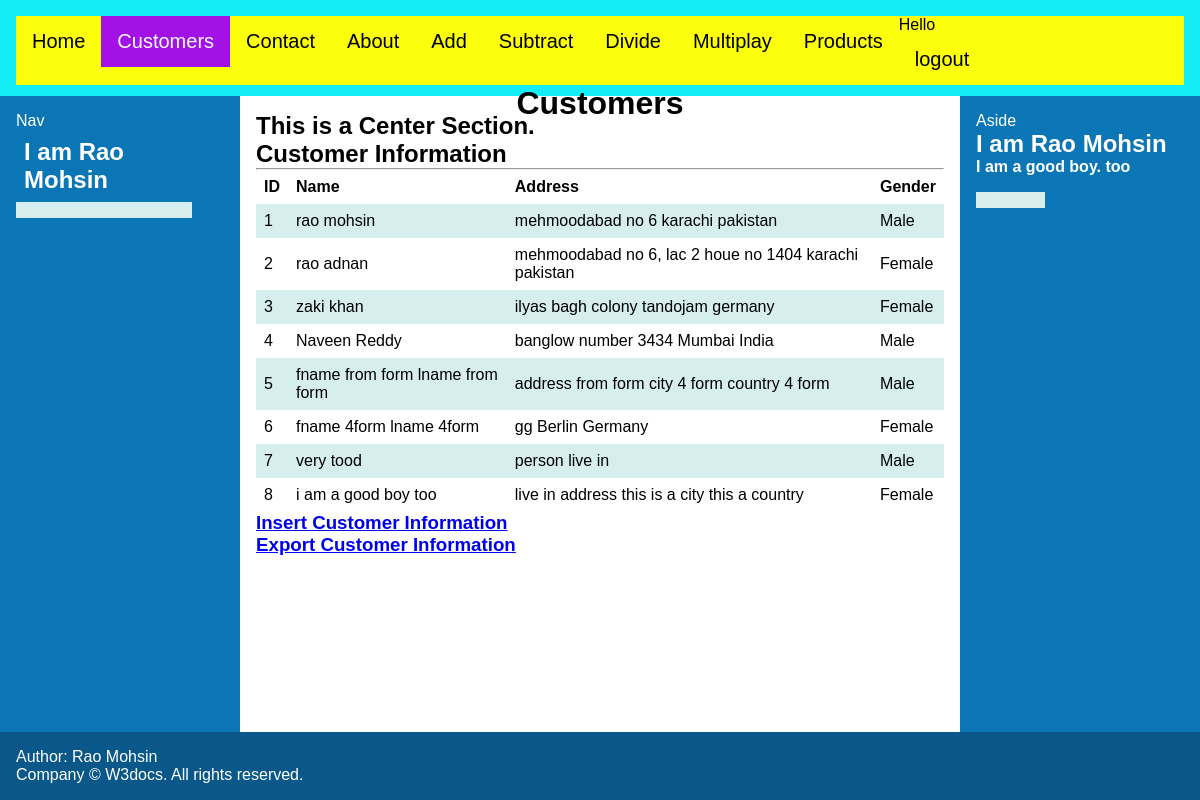
Page /t1 (signed in) on the committed database.
### tempapp1/models.py (models this page shows)
class Customers(models.Model):
	fname =models.CharField(max_length=100)
	lname =models.CharField(max_length=100)
	address = models.TextField()
	city =models.CharField(max_length=100)
	country =models.CharField(max_length=100)
	age = models.IntegerField(default=0)
	gender = models.BooleanField(default=False) #0 = Female, 1=Male

### tempapp1/views.py (the view)
# urls.py: path('t1', views.t1,name='t1'),
def t1(request):
	dests = Customers.objects.all()
	return render(request,'news.html',{"title":"Customers", "dests":dests})

### templates/news.html (shortened to what this page needs)
{% extends 'base.html' %}
{% block content %}
    <article>
        <h1>This is a Center Section.</h1>
        <h1>Customer Information</h1>
        <hr>
        <table>
            <tr>
                <th>ID</th>
                <th>Name</th>
                <th>Address</th>
                <th>Gender</th>
            </tr>
            {% for mydest in dests %}
            <tr>
                <td>{{ mydest.id }}</td>
                <td>{{ mydest.fname }} {{ mydest.lname }}</td>
                <td>{{ mydest.address }} {{ mydest.city }} {{ mydest.country }}</td>
                {% if mydest.gender %}
                <td>Male</td>
                {% else %}
                <td>Female</td>
                {% endif %}
            </tr>
            {% endfor %}
        </table>
        <a href="ci"><h3>Insert Customer Information</h3></a>
        <a href="export2csv"><h3>Export Customer Information</h3></a>
    </article>
    <nav>Nav
        <table>
            <tr>
                <td><h1>I am Rao Mohsin</h1></td>
                <td><p></p></td>
                <td><h3></h3></td>
            </tr>
            <tr>
                <td></td>
            </tr>
        </table>
    </nav>
    <aside>Aside
        <h1>I am Rao Mohsin</h1>
        <h4>I am a good boy. too</h4>
        <table>
            <tr>
                <td><h1></h1></td>
                <td><p></p></td>
                <td><h3></h3></td>
            </tr>
            <tr>
                <td></td>
            </tr>
        </table>
    </aside>
{% endblock %}

### templates/base.html (style rules this page uses)
* { box-sizing: border-box; margin: 0; padding: 0; }
body { display: flex; min-height: 100vh; flex-direction: column; margin: 0; font-family: Arial, Helvetica, sans-serif; }
#main > article { flex: 1; }
#main > nav, #main > aside { flex: 0 0 20vw; background: rgb(11, 118, 181); color: white; font-size: 16px; }
#main > nav { order: -1; }
header, footer, article, nav, aside { padding: 1em; }
table { border-collapse: collapse; width: 100%; }
th, td { text-align: left; padding: 8px; }
tr:nth-child(even) { background-color: #D6EEEE; }

### rows in the picture
Customers: id "1", fname "rao", lname "mohsin", address "mehmoodabad no 6", city "karachi", country "pakistan", gender "Male"
Customers: id "2", fname "rao", lname "adnan", address "mehmoodabad no 6, lac 2 houe no 1404", city "karachi", country "pakistan", gender "Female"
Customers: id "3", fname "zaki", lname "khan", address "ilyas bagh colony", city "tandojam", country "germany", gender "Female"
Customers: id "4", fname "Naveen", lname "Reddy", address "banglow number 3434", city "Mumbai", country "India", gender "Male"
Customers: id "5", fname "fname from form", lname "lname from form", address "address from form", city "city 4 form", country "country 4 form", gender "Male"
Customers: id "6", fname "fname 4form", lname "lname 4form", address "gg", city "Berlin", country "Germany", gender "Female"
Customers: id "7", fname "very", lname "tood", address "person", city "live", country "in", gender "Male"
Customers: id "8", fname "i am a", lname "good boy too", address "live in address", city "this is a city", country "this a country", gender "Female"

### other values in the picture
{{ title }} "Customers"
